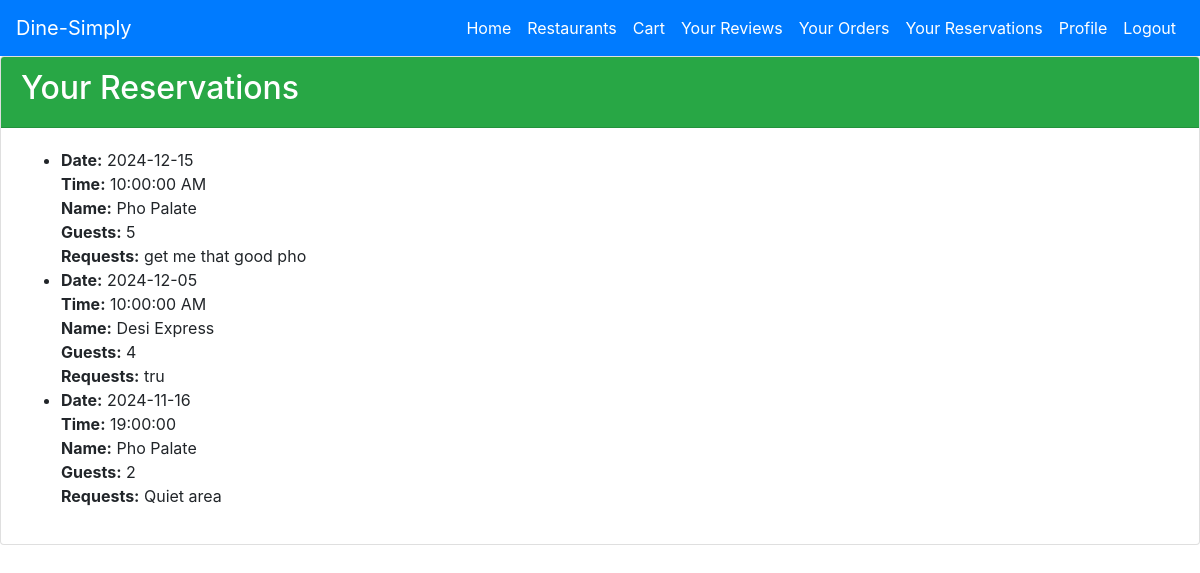
Screenshot of /reservations_all (signed in) with the database file from the repository.
### tables this page shows
CREATE TABLE Reservation (
    ReservationID INTEGER PRIMARY KEY AUTOINCREMENT,
    UserID INT,
    RestaurantID INT,
    ReservationDate DATE,
    ReservationTime TIME,
    ReservationEndTime TIME,
    NumberOfGuests INT,
    SpecialRequests VARCHAR(255),
    FOREIGN KEY (UserID) REFERENCES User(UserID),
    FOREIGN KEY (RestaurantID) REFERENCES Restaurant(RestaurantID)
);

CREATE TABLE "Restaurant" (
    RestaurantID INTEGER PRIMARY KEY AUTOINCREMENT,
    Name VARCHAR(100) NOT NULL,
    Address VARCHAR(255),
    City VARCHAR(100),
    State VARCHAR(50),
    ZipCode VARCHAR(10),
    Website VARCHAR(255),
    Rating DOUBLE,
    CuisineType VARCHAR(50),
    Longitude DOUBLE,
    Latitude DOUBLE,
    NumberOfTables INT,
    MaxPeoplePerTable INT
);

### app.py (the view)
@app.route('/reservations_all')
@login_required
def reservations_all():
    conn = get_db_connection()
    reservations = conn.execute('''
        SELECT Reservation.*, Restaurant.Name as RestaurantName
        FROM Reservation
        JOIN Restaurant ON Reservation.RestaurantID = Restaurant.RestaurantID
        WHERE UserID = ?
        ORDER BY ReservationDate DESC, ReservationTime DESC
    ''', (current_user.id,)).fetchall()
    conn.close()
    return render_template('reservations_overall.html', reservations=reservations)

### app.py (called while the page is built)
def get_db_connection():
    conn = sqlite3.connect(db_path)
    conn.row_factory = sqlite3.Row
    return conn

@login_manager.user_loader
def load_user(user_id):
    return User.get(user_id)

def format_time(value):
    try:
        dt = datetime.strptime(value, '%H:%M')
        return dt.strftime('%I:%M:%S %p')
    except ValueError:
        return value  # Return the original value if parsing fails

    @staticmethod
    def get(user_id):
        conn = get_db_connection()
        user = conn.execute('SELECT * FROM User WHERE UserID = ?', (user_id,)).fetchone()
        conn.close()
        if user:
            return User(*user)
        return None

### templates/reservations_overall.html (shortened to what this page needs)
<!DOCTYPE html>
<html lang="en">
<head>
    <link rel="stylesheet" href="https://stackpath.bootstrapcdn.com/bootstrap/4.5.0/css/bootstrap.min.css">
</head>
<body>
    {% include 'navbar_customer.html' %}
    <div class="card">
        <div class="card-header bg-success text-white">
            <h2>Your Reservations</h2>
        </div>
        <div class="card-body">
            <ul>
                {% for res in reservations %}
                <li>
                    <strong>Date:</strong> {{ res['ReservationDate'] }}<br>
                    <strong>Time:</strong> {{ res['ReservationTime']|format_time }}<br>
                    <strong>Name:</strong> {{ res['RestaurantName'] }}<br>
                    <strong>Guests:</strong> {{ res['NumberOfGuests'] }}<br>
                    <strong>Requests:</strong> {{ res['SpecialRequests'] or 'None' }}
                </li>
                {% else %}
                <li>No reservations found.</li>
                {% endfor %}
            </ul>
        </div>
    </div>
</body>
</html>

### rows the page displays
Reservation: ReservationDate "2024-12-15", ReservationTime "10:00:00 AM", RestaurantName "Pho Palate", NumberOfGuests "5", SpecialRequests "get me that good pho"
Reservation: ReservationDate "2024-12-05", ReservationTime "10:00:00 AM", RestaurantName "Desi Express", NumberOfGuests "4", SpecialRequests "tru"
Reservation: ReservationDate "2024-11-16", ReservationTime "19:00:00", RestaurantName "Pho Palate", NumberOfGuests "2", SpecialRequests "Quiet area"
